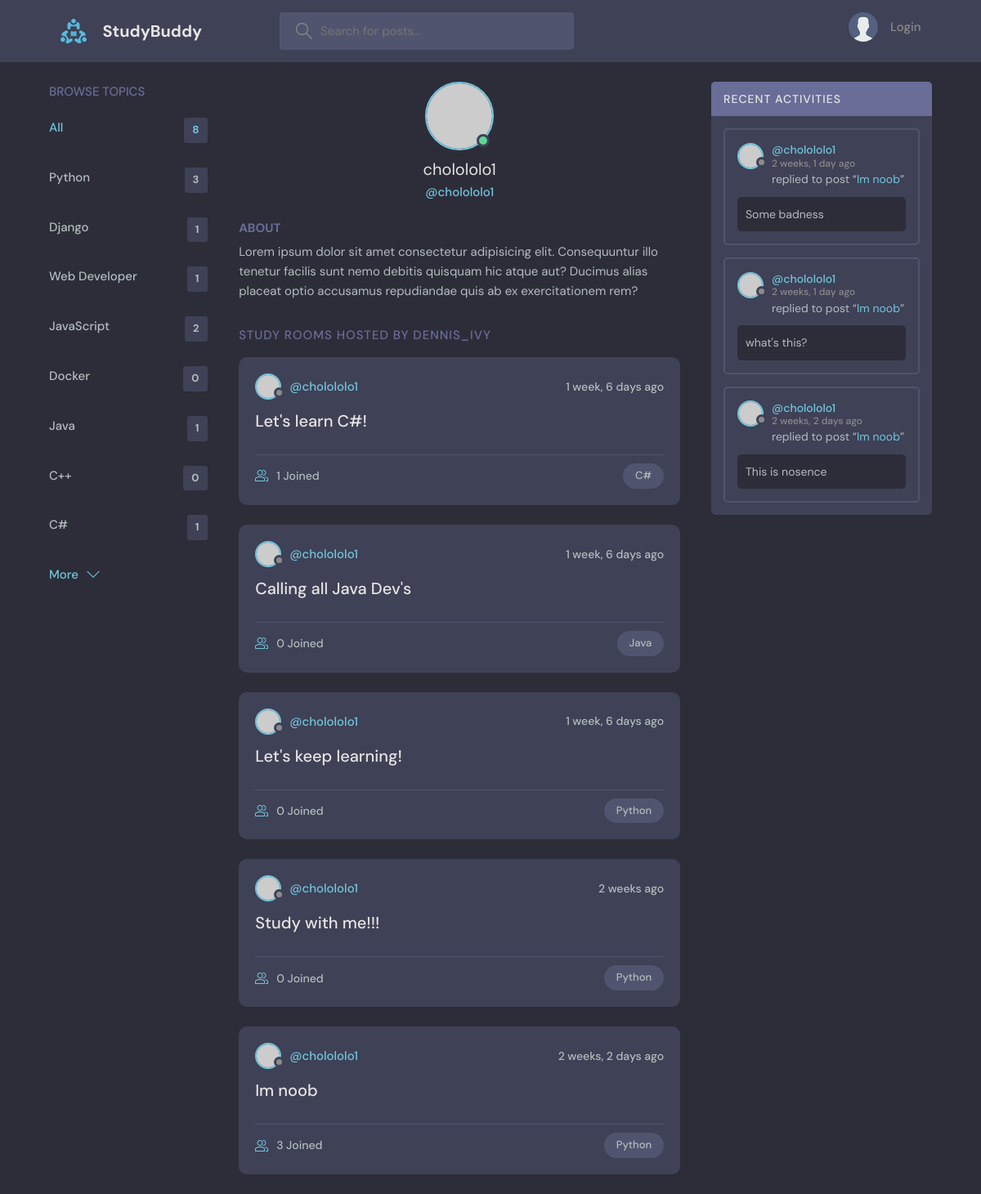
Screenshot of /profile/4 with the database file from the repository.
### base/models.py (models this page shows, shortened)
class Topic(models.Model):
    name = models.CharField(max_length=200)

class Room(models.Model):
    host = models.ForeignKey(User, on_delete=models.SET_NULL, null=True)
    topic = models.ForeignKey(Topic, on_delete=models.SET_NULL, null=True)
    name = models.CharField(max_length=200)
    description = models.TextField(null=True, blank=True)
    participants = models.ManyToManyField(User, related_name='participants', blank=True)
    updated = models.DateTimeField(auto_now=True)
    created = models.DateTimeField(auto_now_add=True)
    def __str__(self):
        return self.name
    class Meta():
        ordering = ['-updated', '-created']

class Message(models.Model):
    user = models.ForeignKey(User, on_delete=models.CASCADE)
    room = models.ForeignKey(Room, on_delete=models.CASCADE)
    body = models.TextField()
    updated = models.DateTimeField(auto_now=True)
    created = models.DateTimeField(auto_now_add=True)
    class Meta():
        ordering = ['-updated', '-created']

### base/views.py (the view)
# urls.py: path('profile/<str:pk>', views.userProfile, name='user-profile'),
def userProfile(request, pk):
    user = User.objects.get(id=pk)
    rooms = user.room_set.all()
    roomMessages = user.message_set.all()
    topics = Topic.objects.all()
    context = {'user': user, 'rooms': rooms, 'roomMessages': roomMessages, 'topics': topics}
    return render(request, 'base/profile.html', context)

### base/templates/base/profile.html (shortened to what this page needs)
{% extends 'main.html' %}
{% block content %}
  <main class="profile-page layout layout--3">
    <div class="container">
      {% include 'base/topics_component.html' %}
      <div class="roomList">
        <div class="profile">
          <div class="profile__avatar">
            <div class="avatar avatar--large active">
              <img src="https://randomuser.me/api/portraits/men/11.jpg" />
            </div>
          </div>
          <div class="profile__info">
            <h3>{{user.username}}</h3>
            <p>@{{user.username}}</p>
          </div>
          <div class="profile__about">
            <h3>About</h3>
            <p>
              Lorem ipsum dolor sit amet consectetur adipisicing elit. Consequuntur illo tenetur
              facilis sunt nemo debitis quisquam hic atque aut? Ducimus alias placeat optio
              accusamus repudiandae quis ab ex exercitationem rem?
            </p>
          </div>
        </div>
        <div class="roomList__header">
          <div>
            <h2>Study Rooms Hosted by dennis_ivy</a>
            </h2>
          </div>
        </div>
        {% include 'base/feed_component.html' %}
      </div>
      {% include 'base/activity_component.html' %}
    </div>
  </main>
{% endblock content %}

### templates/main.html (shortened to what this page needs)
<!DOCTYPE html>
{% load static %}
<html lang="en">
  <head>
    <link rel="stylesheet" href="{% static 'styles/style.css' %}" />
  </head>
  <body>
    {% include 'navbar.html' %}
    {% block content %}
    {% endblock content %}
  </body>
</html>

### templates/navbar.html (shortened to what this page needs)
{% load static %}
<header class="header header--loggedIn">
    <div class="container">
      <a href="{% url 'home' %}" class="header__logo">
        <img src="{% static 'images/logo.svg' %}" />
        <h1>StudyBuddy</h1>
      </a>
      <form class="header__search" method="GET" action="{% url 'home' %}">
        <label>
          <input name="q"placeholder="Search for posts..." />
        </label>
      </form>
      <nav class="header__menu">
        {% if request.user.is_authenticated %}
        <div class="header__user">
          <a href="{% url 'update-user' %}">
            <div class="avatar avatar--medium active">
              <img src="https://randomuser.me/api/portraits/men/37.jpg" />
            </div>
            <p>{{request.user.username}} <span>@{{request.user.username}}</span></p>
          </a>
          <button class="dropdown-button">
            <svg version="1.1" xmlns="http://www.w3.org/2000/svg" width="32" height="32" viewBox="0 0 32 32">
              <title>chevron-down</title>
              <path d="M16 21l-13-13h-3l16 16 16-16h-3l-13 13z"></path>
            </svg>
          </button>
        </div>
        {% else %}
        <a href="{% url 'login'%}">
          <img src="{% static 'images/avatar.svg' %}" />
          <p>Login</p>
        </a>
        {% endif %}
      </nav>
    </div>
  </header>

### base/templates/base/topics_component.html
<div class="topics">
    <div class="topics__header">
      <h2>Browse Topics</h2>
    </div>
    <ul class="topics__list">
      <li>
        <a href="{% url 'home' %}" class="active">All <span>{{topics.count}}</span></a>
      </li>
      {% for topic in topics %}
      <li>
        <a href="{% url 'home'%}?q={{topic.name}}">{{topic.name}}<span>{{topic.room_set.all.count}}</span></a>
      </li>
      {% endfor %}
    </ul>
    <a class="btn btn--link" href="{% url 'topics' %}">
      More
      <svg version="1.1" xmlns="http://www.w3.org/2000/svg" width="32" height="32" viewBox="0 0 32 32">
        <title>chevron-down</title>
        <path d="M16 21l-13-13h-3l16 16 16-16h-3l-13 13z"></path>
      </svg>
    </a>
  </div>

### base/templates/base/feed_component.html (shortened to what this page needs)
{% for room in rooms %}
<div class="roomListRoom">
    <div class="roomListRoom__header">
      <a href="{% url 'user-profile' room.host.id %}" class="roomListRoom__author">
        <div class="avatar avatar--small">
          <img src="https://randomuser.me/api/portraits/women/11.jpg" />
        </div>
        <span>@{{room.host.username}}</span>
      </a>
      <div class="roomListRoom__actions">
        <span>{{room.created|timesince}} ago</span>
      </div>
    </div>
    <div class="roomListRoom__content">
      <a href="{% url 'room' room.id %}">{{room.name}}</a>
    </div>
    <div class="roomListRoom__meta">
      <a href="room.html" class="roomListRoom__joined">
        {{room.participants.all.count}} Joined
      </a>
      <p class="roomListRoom__topic">{{room.topic.name}}</p>
    </div>
</div>
{% endfor %}

### base/templates/base/activity_component.html (shortened to what this page needs)
<div class="activities">
    <div class="activities__header">
      <h2>Recent Activities</h2>
    </div>
    {% for message in roomMessages %}
    <div class="activities__box">
      <div class="activities__boxHeader roomListRoom__header">
        <a href="{% url 'user-profile' message.user.id %}" class="roomListRoom__author">
          <div class="avatar avatar--small">
            <img src="https://randomuser.me/api/portraits/women/11.jpg" />
          </div>
          <p>
            @{{message.user}}
            <span>{{message.created|timesince}} ago</span>
          </p>
        </a>
      </div>
      <div class="activities__boxContent">
        <p>replied to post “<a href="{% url 'room' message.room.id %}">{{message.room}}</a>”</p>
        <div class="activities__boxRoomContent">
          {{message.body}}
        </div>
      </div>
    </div>
    {% endfor %}
  </div>

### rows the page displays
Topic: name "Python", room_set.all.count "3"
Topic: name "Django", room_set.all.count "1"
Topic: name "Web Developer", room_set.all.count "1"
Topic: name "JavaScript", room_set.all.count "2"
Topic: name "Docker", room_set.all.count "0"
Topic: name "Java", room_set.all.count "1"
Topic: name "C++", room_set.all.count "0"
Topic: name "C#", room_set.all.count "1"
Room: host.username "cholololo1", created "1 week, 6 days", name "Let's learn C#!", participants.all.count "1", topic.name "C#"
Room: host.username "cholololo1", created "1 week, 6 days", name "Calling all Java Dev's", participants.all.count "0", topic.name "Java"
Room: host.username "cholololo1", created "1 week, 6 days", name "Let's keep learning!", participants.all.count "0", topic.name "Python"
Room: host.username "cholololo1", created "2 weeks", name "Study with me!!!", participants.all.count "0", topic.name "Python"
Room: host.username "cholololo1", created "2 weeks, 2 days", name "Im noob", participants.all.count "3", topic.name "Python"
Message: user "cholololo1", created "2 weeks, 1 day", room "Im noob", body "Some badness"
Message: user "cholololo1", created "2 weeks, 1 day", room "Im noob", body "what's this?"
Message: user "cholololo1", created "2 weeks, 2 days", room "Im noob", body "This is nosence"

### other values shown
{{ topics.count }} "8"
{{ user.username }} "cholololo1"
